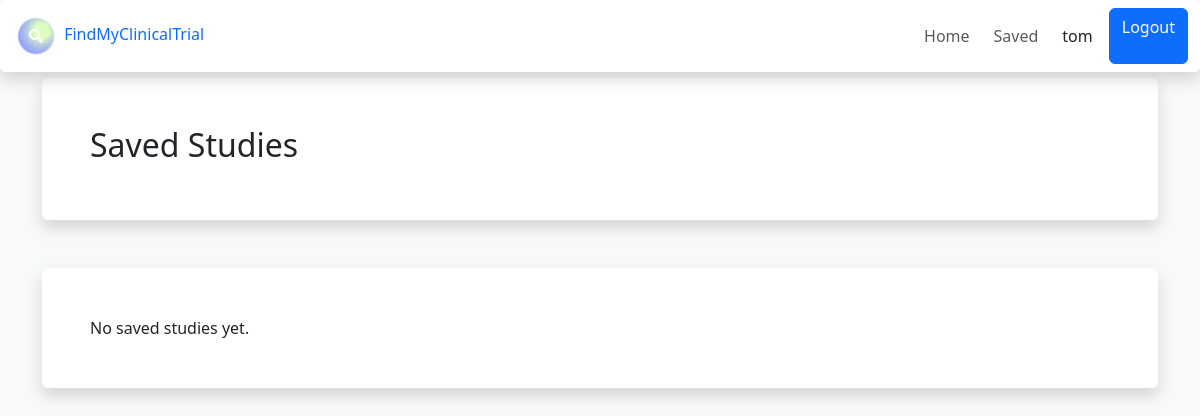
The page /saved_single_results/ (signed in) on the database as committed earlier.
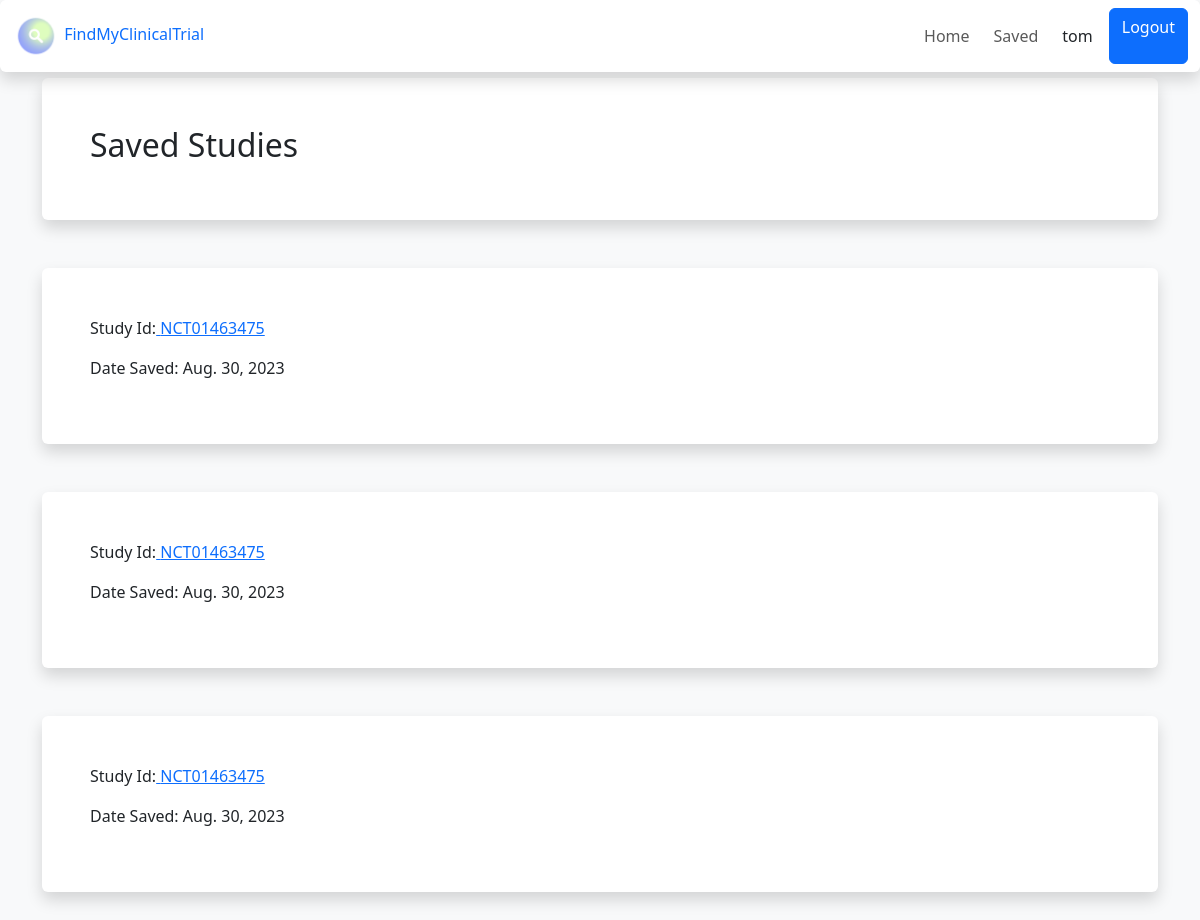
The same page on the database as committed later.
### apiconnect/models.py (models this page shows)
class SingleResult(models.Model):
    owner = models.ForeignKey(User, on_delete=models.CASCADE, null=True)
    nctId = models.TextField(null=False, blank = False)
    save_date = models.DateField(auto_now=True)
    class Meta:
        ordering = ['-save_date']

### apiconnect/views.py (the view)
# urls.py: path('saved_single_results/', views.saved_single_results, name='saved_single_results'),
@login_required
def saved_single_results(request):
    studies_query = SingleResult.objects.filter(owner=request.user).order_by('-save_date')
    studies = []
    idx = 1
    for result in studies_query:
        result_dict = {
            'idx': idx,
            'nctId': result.nctId,
            'save_date': result.save_date
        }
        studies.append(result_dict)
        idx += 1
    print(studies)
    context = {'singleResults': studies}
    return render(request, 'apiconnect/saved_single_results.html', context)

### apiconnect/templates/apiconnect/saved_single_results.html (shortened to what this page needs)
{% extends 'main.html' %}
{% block content %}
<div class="shadow p-5 mt-5 mb-5 bg-white rounded" id="resultsTable" style="overflow: auto;">
<h2>Saved Studies</h2>
</div>
    {% for study in singleResults %}
    <div class="shadow p-5 mt-5 mb-5 bg-white rounded" id="singleResultsTable" style="overflow: auto;">
        <p>Study Id:<a href="#" onclick="submitForm('{{ study.idx }}'); return false;"> {{ study.nctId }} </a> </p>
        <p>Date Saved: {{ study.save_date }}</p>
    </div>
    {% empty %}
    <div class="shadow p-5 mt-5 mb-5 bg-white rounded" id="resultsTable" style="overflow: auto;">
        No saved studies yet.
    {% endfor %}
    </div>
{% endblock %}

### templates/main.html (shortened to what this page needs)
<!DOCTYPE html>
<html lang="en">
<head>
        <link rel="stylesheet" href="https://cdn.jsdelivr.net/npm/bootstrap@5.3.0-alpha1/dist/css/bootstrap.min.css">
        <link rel="stylesheet" href="https://cdnjs.cloudflare.com/ajax/libs/font-awesome/6.4.2/css/all.min.css">
</head>
<body class="bg-light">
    {% include 'navbar.html' %}
    <div class="container mt-5" >
    {% block content %}
    {% endblock %}
    </div>
</body>
</html>

### templates/navbar.html (shortened to what this page needs)
{% load static %}
<nav id="mdb-navbar" class="  navbar fixed-top navbar-expand-lg navbar-light bg-white shadow rounded" >
    <div class="container-fluid">
        <a href="{% url 'home' %}" class="header__logo text-decoration-none">
            <img class="img-fluid" src="{% static 'apiconnect/images/logo.png' %}" style="width: 3em;" />
            <span>FindMyClinicalTrial</span>
        </a>
      <span id="dpl-navbar-new-right-buttons" class="navbar-nav ms-auto d-flex flex-row">
      <ul id="main-navbar" class="nav navbar-nav nav-flex-icons ml-auto ms-auto flex-row">
        <li class="nav-item m-2 me-lg-0 ">
            <a class="nav-link" href="/">
              <span class="d-none d-lg-inline-block">Home</span>
            </a>
        </li>
        {% if request.user.is_authenticated %}
        <li class="nav-item m-2 me-lg-0 ">
          <a class="nav-link" href="{% url 'saved' %}">
            <span class="d-none d-lg-inline-block">Saved</span>
          </a>
        </li>
        {% endif %}
        {% if request.user.is_authenticated %}
        <span class="m-3">{{request.user}}</span>
        <a class="btn btn-primary" href="{% url 'logout' %}">Logout</a>
        {% else %}
        <a class="btn btn-primary" href="{% url 'login' %}">Login</a>
        {% endif %}
    </div>
</nav>
<header class="header header--loggedIn">
    <div class="container">
        <form  method="GET" action="{% url 'home' %}">
            <label>
            </label>
        </form>
    </div>
</header>

Rows that differ between the two databases and show on the page:
added SingleResult: nctId "NCT01463475", save_date "Aug. 30, 2023"
added SingleResult: nctId "NCT01463475", save_date "Aug. 30, 2023"
added SingleResult: nctId "NCT01463475", save_date "Aug. 30, 2023"
Other text that changed with them:
new list line: "Study Id: Date Saved:"
text no longer shown: "No saved studies yet."
